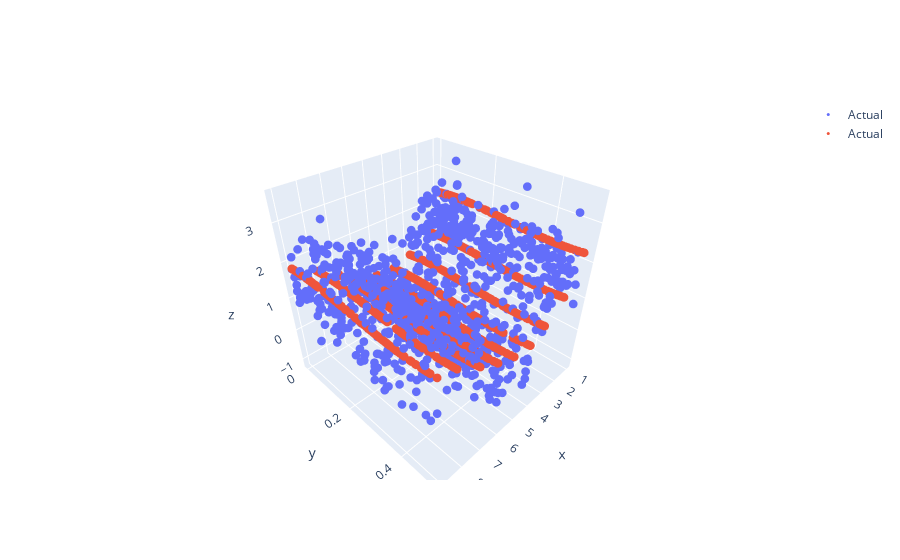

Here is the notebook cell this chart was saved with:
### Code cell
df['p_y_pred'] = p_model.predict(x_poly)

fig = go.Figure(data=[go.Scatter3d(x= df['x1'], y = df['x2'], z = df['y'], mode = "markers", name = "Actual", marker= dict(size =3))])
fig.add_trace(go.Scatter3d(x= df['x1'], y = df['x2'], z = df['p_y_pred'], mode = "markers", name = "Actual", marker= dict(size =3)))

fig.show()

### Figure 1 — Plotly figure (JSON) as saved in the notebook; plotly's stock layout.template omitted (floating-point values rounded to 4 significant figures; data arrays with more than 128 entries replaced by an {"elided": "..."} marker saying what was removed)
{"data": [{"marker": {"size": 3}, "mode": "markers", "name": "Actual", "type": "scatter3d", "x": {"elided": "1000 int values"}, "y": {"elided": "1000 float values"}, "z": {"elided": "1000 float values"}}, {"marker": {"size": 3}, "mode": "markers", "name": "Actual", "type": "scatter3d", "x": {"elided": "1000 int values"}, "y": {"elided": "1000 float values"}, "z": {"elided": "1000 float values"}}], "layout": {}}
